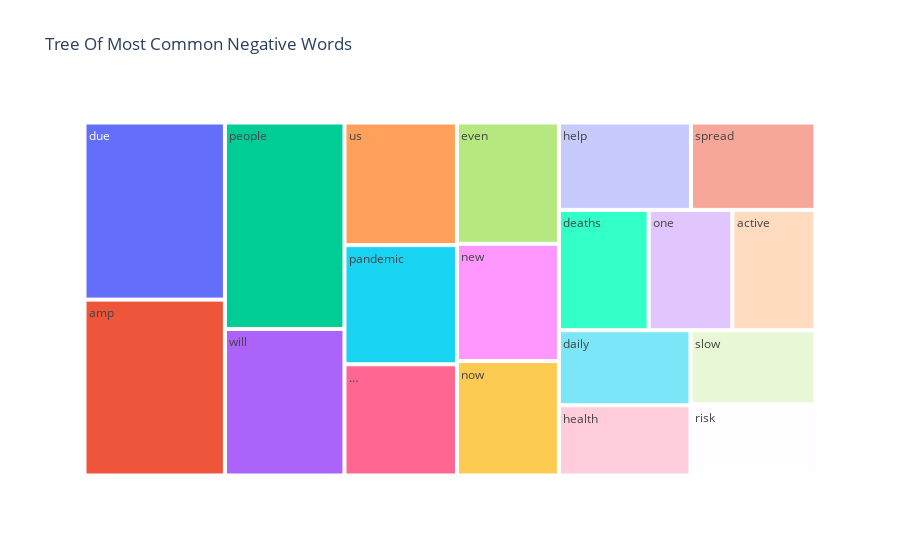

The code cell stored with this chart in its notebook:
### Markdown cell above
### Top most negative words treemap

### Code cell
fig = px.treemap(temp_negative, path=['Common_words'], values='count',title='Tree Of Most Common Negative Words')
fig.show()

### Figure 1 — Plotly figure (JSON) as saved in the notebook; plotly's stock layout.template omitted (floating-point values rounded to 4 significant figures)
{"data": [{"branchvalues": "total", "domain": {"x": [0, 1], "y": [0, 1]}, "hovertemplate": "labels=%{label}<br>count=%{value}<br>parent=%{parent}<br>id=%{id}<extra></extra>", "ids": ["active", "amp", "daily", "deaths", "due", "even", "health", "help", "new", "now", "one", "pandemic", "people", "risk", "slow", "spread", "us", "will", "…"], "labels": ["active", "amp", "daily", "deaths", "due", "even", "health", "help", "new", "now", "one", "pandemic", "people", "risk", "slow", "spread", "us", "will", "…"], "name": "", "parents": ["", "", "", "", "", "", "", "", "", "", "", "", "", "", "", "", "", "", ""], "type": "treemap", "values": [817, 2017, 806, 882, 2031, 1010, 755, 942, 976, 953, 823, 1095, 2016, 728, 755, 889, 1127, 1431, 1022]}], "layout": {"legend": {"tracegroupgap": 0}, "title": {"text": "Tree Of Most Common Negative Words"}}}
